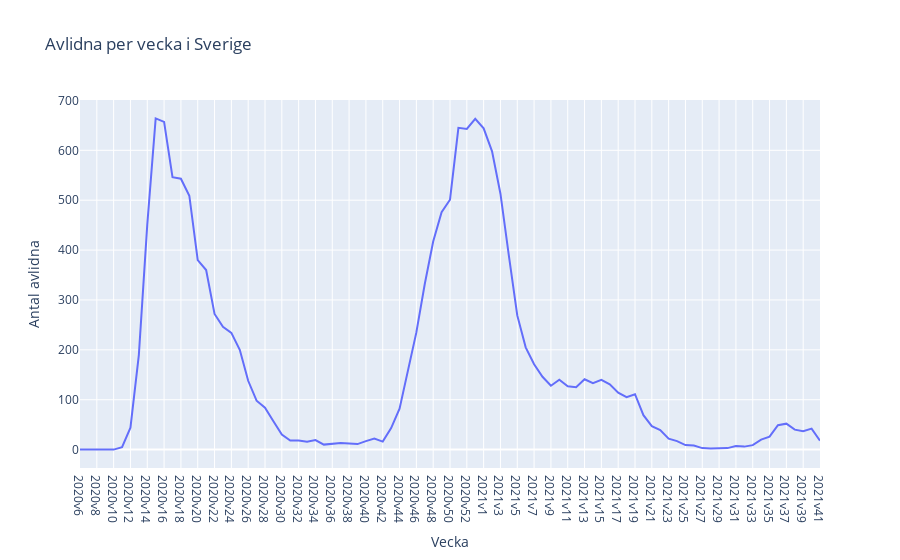

The notebook cell this image was saved under:
### Code cell
# Plotta med Plotly Express

import plotly_express as px

# Plotta första grafen. 
fig = px.line(covid_veckodata_riket, x="Vecka", y="Antal_avlidna_vecka", title="Avlidna per vecka i Sverige", labels={"Antal_avlidna_vecka" : "Antal avlidna"})
fig.show()
fig.write_html("Visualiseringar/Avlidna per vecka i Sverige.html") # Spara figuren som html-fil.

### Figure 1 — Plotly figure (JSON) as saved in the notebook; plotly's stock layout.template omitted (floating-point values rounded to 4 significant figures)
{"data": [{"hovertemplate": "Vecka=%{x}<br>Antal avlidna=%{y}<extra></extra>", "legendgroup": "", "line": {"color": "#636efa", "dash": "solid"}, "marker": {"symbol": "circle"}, "mode": "lines", "name": "", "orientation": "v", "showlegend": false, "type": "scatter", "x": ["2020v6", "2020v7", "2020v8", "2020v9", "2020v10", "2020v11", "2020v12", "2020v13", "2020v14", "2020v15", "2020v16", "2020v17", "2020v18", "2020v19", "2020v20", "2020v21", "2020v22", "2020v23", "2020v24", "2020v25", "2020v26", "2020v27", "2020v28", "2020v29", "2020v30", "2020v31", "2020v32", "2020v33", "2020v34", "2020v35", "2020v36", "2020v37", "2020v38", "2020v39", "2020v40", "2020v41", "2020v42", "2020v43", "2020v44", "2020v45", "2020v46", "2020v47", "2020v48", "2020v49", "2020v50", "2020v51", "2020v52", "2020v53", "2021v1", "2021v2", "2021v3", "2021v4", "2021v5", "2021v6", "2021v7", "2021v8", "2021v9", "2021v10", "2021v11", "2021v12", "2021v13", "2021v14", "2021v15", "2021v16", "2021v17", "2021v18", "2021v19", "2021v20", "2021v21", "2021v22", "2021v23", "2021v24", "2021v25", "2021v26", "2021v27", "2021v28", "2021v29", "2021v30", "2021v31", "2021v32", "2021v33", "2021v34", "2021v35", "2021v36", "2021v37", "2021v38", "2021v39", "2021v40", "2021v41"], "xaxis": "x", "y": [0, 0, 0, 0, 0, 5, 44, 190, 451, 664, 657, 546, 543, 509, 380, 360, 272, 246, 234, 200, 138, 98, 84, 57, 30, 18, 18, 16, 19, 10, 12, 13, 12, 11, 17, 22, 16, 43, 82, 157, 235, 332, 417, 476, 501, 645, 643, 663, 644, 598, 513, 389, 269, 205, 171, 146, 128, 140, 127, 125, 141, 133, 140, 131, 114, 105, 111, 69, 47, 39, 22, 17, 9, 8, 3, 2, 3, 3, 7, 6, 9, 20, 26, 49, 52, 40, 37, 42, 18], "yaxis": "y"}], "layout": {"legend": {"tracegroupgap": 0}, "title": {"text": "Avlidna per vecka i Sverige"}, "xaxis": {"anchor": "y", "domain": [0, 1], "title": {"text": "Vecka"}}, "yaxis": {"anchor": "x", "domain": [0, 1], "title": {"text": "Antal avlidna"}}}}
